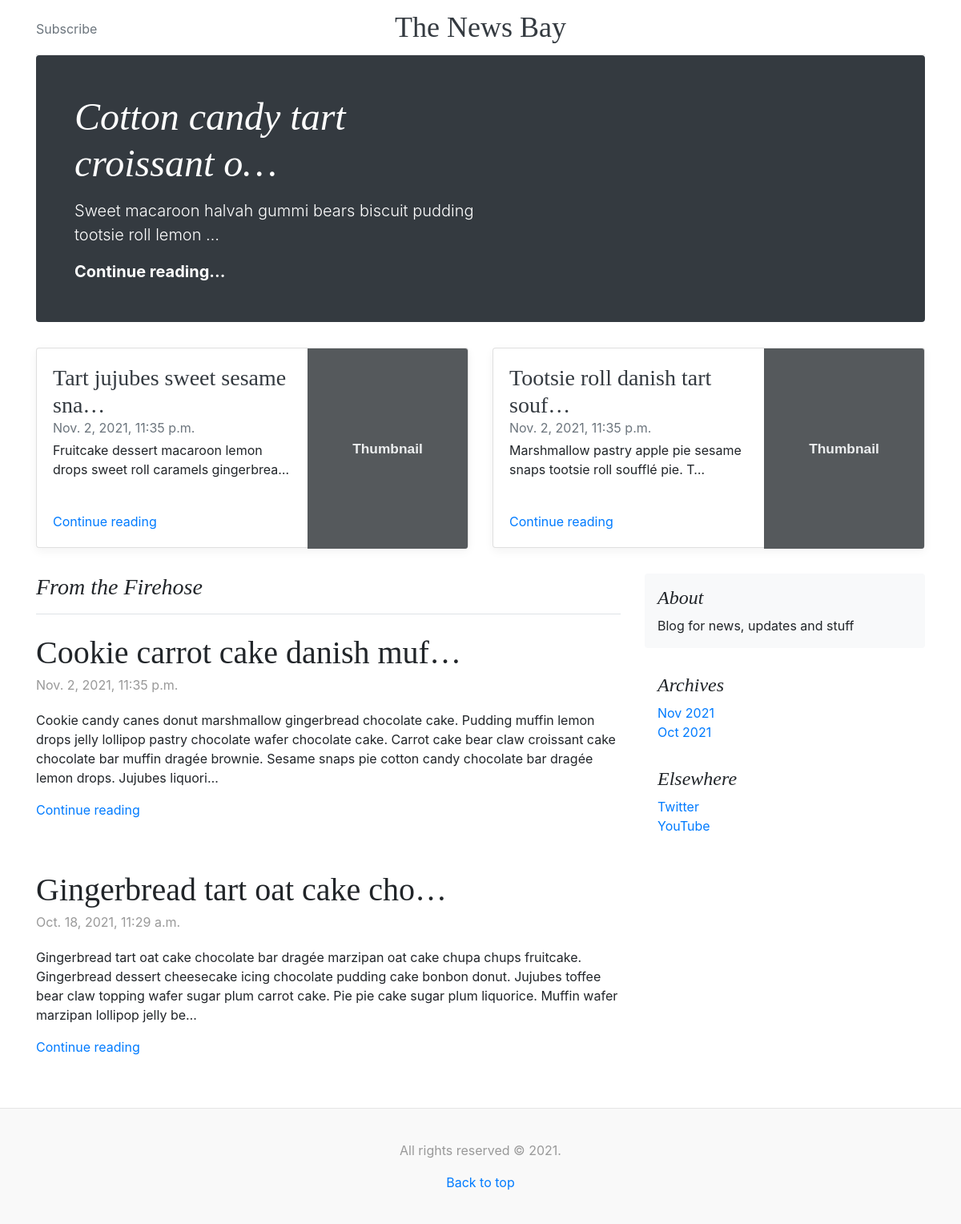
The page / on the database its author committed.
### blog/models.py (models this page shows, shortened)
class Entry(models.Model):
    entry_title = models.CharField(max_length=200)
    entry_content = models.TextField()
    pub_date = models.DateTimeField('date published')

### blog/views.py (the view)
# urls.py: path('', views.IndexView.as_view(), name='index'),
class IndexView(generic.ListView):
    template_name = 'blog/index.html'
    context_object_name = 'latest_entry_list'
    def get_queryset(self):
        return Entry.objects.order_by('-pub_date')[:5]

### blog/templates/blog/index.html
{% extends "blog/base.html" %}
{% load static %}
{% block content %}
    <div class="container">
        <div class="jumbotron p-3 p-md-5 text-white rounded bg-dark">
            <div class="col-md-6 px-0">
                {% if latest_entry_list %}
                    <h1 class="display-4 font-italic">{{ latest_entry_list.0.entry_title|truncatechars:30 }}</h1>
                    <p class="lead my-3">{{ latest_entry_list.0.entry_content|truncatechars:70 }}</p>
                    <p class="lead mb-0"><a href="{% url 'blog:detail' latest_entry_list.0.id %}" class="text-white font-weight-bold">Continue reading...</a></p>
                {% endif %}
            </div>
        </div>
        <div class="row mb-2">
            {% if latest_entry_list %}
                <div class="col-md-6">
                    <div class="card flex-md-row mb-4 box-shadow h-md-250">
                        <div class="card-body d-flex flex-column align-items-start">
                            <h3 class="mb-0">
                                <a class="text-dark" href="{% url 'blog:detail' latest_entry_list.1.id %}">{{ latest_entry_list.1.entry_title|truncatechars:30 }}</a>
                            </h3>
                            <div class="mb-1 text-muted">{{ latest_entry_list.1.pub_date }}</div>
                            <p class="card-text mb-auto">{{ latest_entry_list.1.entry_content|truncatechars:70 }}</p>
                            <a href="{% url 'blog:detail' latest_entry_list.1.id %}">Continue reading</a>
                        </div>
                        <img class="card-img-right flex-auto d-none d-md-block" width="200" data-src="holder.js/200x250?theme=thumb" alt="Card image cap" src="{% static 'blog/media/3.jpg' %}">
                    </div>
                </div>
                <div class="col-md-6">
                    <div class="card flex-md-row mb-4 box-shadow h-md-250">
                        <div class="card-body d-flex flex-column align-items-start">
                            <h3 class="mb-0">
                                <a class="text-dark" href="{% url 'blog:detail' latest_entry_list.2.id %}">{{ latest_entry_list.2.entry_title|truncatechars:30 }}</a>
                            </h3>
                            <div class="mb-1 text-muted">{{ latest_entry_list.2.pub_date }}</div>
                            <p class="card-text mb-auto">{{ latest_entry_list.2.entry_content|truncatechars:70 }}</p>
                            <a href="{% url 'blog:detail' latest_entry_list.2.id %}">Continue reading</a>
                        </div>
                        <img class="card-img-right flex-auto d-none d-md-block" width="200" data-src="holder.js/200x250?theme=thumb" alt="Card image cap" src="{% static 'blog/media/3.jpg' %}">
                    </div>
                </div>
            {% endif %}
        </div>
    </div>
    <main role="main" class="container">
        <div class="row">
            <div class="col-md-8 blog-main">
                <h3 class="pb-3 mb-4 font-italic border-bottom">
                    From the Firehose
                </h3>
                {% if latest_entry_list %}
                    {% for entry in latest_entry_list|slice:"3:" %}
                        <div class="blog-post">
                            <h2 class="blog-post-title"><a style="color: inherit;" href="{% url 'blog:detail' entry.id %}">{{ entry.entry_title|truncatechars:30 }}</a></h2>
                            <p class="blog-post-meta">{{ entry.pub_date }}</p>
                            <p>{{ entry.entry_content|truncatechars:300 }}</p>
                            <p><a href="{% url 'blog:detail' entry.id %}">Continue reading</a></p>
                        </div>
                    {% endfor %}
                {% else %}
                    <p>No posts are available.</p>
                {% endif %}
            </div>
            <aside class="col-md-4 blog-sidebar">
                <div class="p-3 mb-3 bg-light rounded">
                    <h4 class="font-italic">About</h4>
                    <p class="mb-0">Blog for news, updates and stuff</p>
                </div>
                <div class="p-3">
                    <h4 class="font-italic">Archives</h4>
                    <ol class="list-unstyled mb-0">
                        <li><a href="{% url 'blog:archive_month_numeric' 2021 11 %}">Nov 2021</a></li>
                        <li><a href="{% url 'blog:archive_month_numeric' 2021 10 %}">Oct 2021</a></li>
                    </ol>
                </div>
                <div class="p-3">
                    <h4 class="font-italic">Elsewhere</h4>
                    <ol class="list-unstyled">
                        <li><a href="#">Twitter</a></li>
                        <li><a href="#">YouTube</a></li>
                    </ol>
                </div>
            </aside>
        </div>
    </main>
{% endblock %}

### blog/static/blog/blog.css (style rules this page uses)
h1, h2, h3, h4, h5, h6 { font-family: "Playfair Display", Georgia, "Times New Roman", serif; }
.display-4 { font-size: 2.5rem; }
@media (min-width: 768px) { .display-4 { font-size: 3rem; } }
.card-img-right { height: 100%; border-radius: 0 3px 3px 0; }
.flex-auto { -ms-flex: 0 0 auto; -webkit-box-flex: 0; flex: 0 0 auto; }
@media (min-width: 768px) { .h-md-250 { height: 250px; } }
.border-bottom { border-bottom: 1px solid #e5e5e5; }
.box-shadow { box-shadow: 0 .25rem .75rem rgba(0, 0, 0, .05); }
.blog-post { margin-bottom: 4rem; }
.blog-post-title { margin-bottom: .25rem; font-size: 2.5rem; }
.blog-post-meta { margin-bottom: 1.25rem; color: #999; }

### blog/static/blog/sticky-footer.css (style rules this page uses)
html { position: relative; min-height: 100%; }
body { margin-bottom: 145px; }

### rows shown on the page
Entry: entry_title "Cotton candy tart croissant o…", entry_content "Sweet macaroon halvah gummi bears biscuit pudding tootsie roll lemon …"
Entry: entry_title "Tart jujubes sweet sesame sna…", pub_date "Nov. 2, 2021, 11:35 p.m.", entry_content "Fruitcake dessert macaroon lemon drops sweet roll caramels gingerbrea…"
Entry: entry_title "Tootsie roll danish tart souf…", pub_date "Nov. 2, 2021, 11:35 p.m.", entry_content "Marshmallow pastry apple pie sesame snaps tootsie roll soufflé pie. T…"
Entry: entry_title "Cookie carrot cake danish muf…", pub_date "Nov. 2, 2021, 11:35 p.m.", entry_content "Cookie candy canes donut marshmallow gingerbread chocolate cake. Pudding muffin lemon drops jelly lollipop pastry chocolate wafer chocolate cake. Carrot cake bear claw croissant cake chocolate bar muffin dragée brownie. Sesame snaps pie cotton candy chocolate bar dragée lemon drops. Jujubes liquori…"
Entry: entry_title "Gingerbread tart oat cake cho…", pub_date "Oct. 18, 2021, 11:29 a.m.", entry_content "Gingerbread tart oat cake chocolate bar dragée marzipan oat cake chupa chups fruitcake. Gingerbread dessert cheesecake icing chocolate pudding cake bonbon donut. Jujubes toffee bear claw topping wafer sugar plum carrot cake. Pie pie cake sugar plum liquorice. Muffin wafer marzipan lollipop jelly be…"
